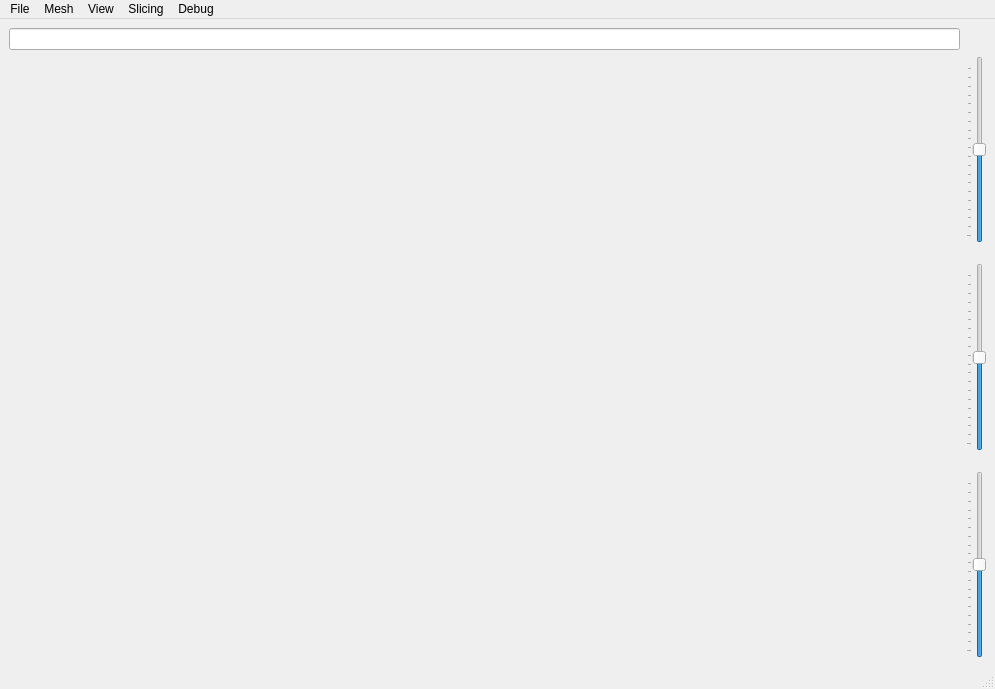
<?xml version="1.0" encoding="UTF-8"?>
<ui version="4.0">
 <class>MainWindow</class>
 <widget class="QMainWindow" name="MainWindow">
  <property name="geometry">
   <rect>
    <x>0</x>
    <y>0</y>
    <width>995</width>
    <height>689</height>
   </rect>
  </property>
  <property name="windowTitle">
   <string>MainWindow</string>
  </property>
  <widget class="QWidget" name="centralwidget">
   <property name="sizePolicy">
    <sizepolicy hsizetype="Preferred" vsizetype="Preferred">
     <horstretch>0</horstretch>
     <verstretch>0</verstretch>
    </sizepolicy>
   </property>
   <layout class="QGridLayout" name="gridLayout_2" columnstretch="2,1,0">
    <item row="1" column="2">
     <layout class="QGridLayout" name="gridLayout">
      <property name="verticalSpacing">
       <number>20</number>
      </property>
      <item row="2" column="0">
       <widget class="QSlider" name="slider_z">
        <property name="minimum">
         <number>1</number>
        </property>
        <property name="singleStep">
         <number>1</number>
        </property>
        <property name="value">
         <number>50</number>
        </property>
        <property name="orientation">
         <enum>Qt::Vertical</enum>
        </property>
        <property name="tickPosition">
         <enum>QSlider::TicksAbove</enum>
        </property>
        <property name="tickInterval">
         <number>5</number>
        </property>
       </widget>
      </item>
      <item row="0" column="0">
       <widget class="QSlider" name="slider_x">
        <property name="minimum">
         <number>1</number>
        </property>
        <property name="value">
         <number>50</number>
        </property>
        <property name="orientation">
         <enum>Qt::Vertical</enum>
        </property>
        <property name="tickPosition">
         <enum>QSlider::TicksAbove</enum>
        </property>
        <property name="tickInterval">
         <number>5</number>
        </property>
       </widget>
      </item>
      <item row="1" column="0">
       <widget class="QSlider" name="slider_y">
        <property name="minimum">
         <number>1</number>
        </property>
        <property name="singleStep">
         <number>1</number>
        </property>
        <property name="value">
         <number>50</number>
        </property>
        <property name="orientation">
         <enum>Qt::Vertical</enum>
        </property>
        <property name="tickPosition">
         <enum>QSlider::TicksAbove</enum>
        </property>
        <property name="tickInterval">
         <number>5</number>
        </property>
       </widget>
      </item>
     </layout>
    </item>
    <item row="1" column="1">
     <layout class="QGridLayout" name="slice_layout"/>
    </item>
    <item row="1" column="0">
     <layout class="QVBoxLayout" name="main_layout"/>
    </item>
    <item row="0" column="0">
     <widget class="QLineEdit" name="eit_model_name"/>
    </item>
   </layout>
  </widget>
  <widget class="QMenuBar" name="menubar">
   <property name="geometry">
    <rect>
     <x>0</x>
     <y>0</y>
     <width>995</width>
     <height>21</height>
    </rect>
   </property>
   <widget class="QMenu" name="menuFile">
    <property name="title">
     <string>File</string>
    </property>
    <addaction name="action_exit"/>
   </widget>
   <widget class="QMenu" name="menuMesh">
    <property name="title">
     <string>Mesh</string>
    </property>
    <widget class="QMenu" name="menuSlicing">
     <property name="title">
      <string>Slicing</string>
     </property>
     <addaction name="action_mesh_dynamic_slicing_x"/>
     <addaction name="action_mesh_dynamic_slicing_y"/>
     <addaction name="action_mesh_dynamic_slicing_z"/>
    </widget>
    <widget class="QMenu" name="menuColormap">
     <property name="title">
      <string>Color map</string>
     </property>
    </widget>
    <addaction name="action_mesh_reset"/>
    <addaction name="action_mesh_refresh"/>
    <addaction name="action_mesh_show_electrodes"/>
    <addaction name="menuSlicing"/>
    <addaction name="menuColormap"/>
   </widget>
   <widget class="QMenu" name="menuView">
    <property name="title">
     <string>View</string>
    </property>
    <addaction name="action_view_xy_plane"/>
    <addaction name="action_view_xz_plane"/>
    <addaction name="action_view_yz_plane"/>
    <addaction name="separator"/>
    <addaction name="action_onoff_parallel_projection"/>
    <addaction name="action_show_slice_x"/>
    <addaction name="action_show_slice_y"/>
    <addaction name="action_show_slice_z"/>
   </widget>
   <widget class="QMenu" name="menuDebug">
    <property name="title">
     <string>Debug</string>
    </property>
    <addaction name="action_new_data"/>
   </widget>
   <widget class="QMenu" name="menuSlicing_2">
    <property name="title">
     <string>Slicing</string>
    </property>
    <addaction name="action_slicing_reset_origin"/>
   </widget>
   <addaction name="menuFile"/>
   <addaction name="menuMesh"/>
   <addaction name="menuView"/>
   <addaction name="menuSlicing_2"/>
   <addaction name="menuDebug"/>
  </widget>
  <widget class="QStatusBar" name="statusbar"/>
  <action name="action_exit">
   <property name="text">
    <string>Exit</string>
   </property>
   <property name="shortcut">
    <string>Ctrl+Q</string>
   </property>
  </action>
  <action name="action_mesh_refresh">
   <property name="text">
    <string>Refresh</string>
   </property>
  </action>
  <action name="action_mesh_show_electrodes">
   <property name="text">
    <string>Show electrodes</string>
   </property>
  </action>
  <action name="action_slicing_set_slices">
   <property name="text">
    <string>Set slices</string>
   </property>
  </action>
  <action name="action_mesh_dynamic_slicing_x">
   <property name="text">
    <string>Dynamic slicing X</string>
   </property>
  </action>
  <action name="action_slicing_z_slicing">
   <property name="text">
    <string>Z slicing</string>
   </property>
  </action>
  <action name="action_new_data">
   <property name="text">
    <string>new_data</string>
   </property>
  </action>
  <action name="action_view_xy_plane">
   <property name="text">
    <string>View XY plane</string>
   </property>
  </action>
  <action name="action_view_xz_plane">
   <property name="text">
    <string>View XZ plane</string>
   </property>
  </action>
  <action name="action_view_yz_plane">
   <property name="text">
    <string>View YZ plane</string>
   </property>
  </action>
  <action name="action_onoff_parallel_projection">
   <property name="text">
    <string>Enable parallel projection</string>
   </property>
  </action>
  <action name="action_mesh_reset">
   <property name="text">
    <string>Reset</string>
   </property>
  </action>
  <action name="actionremove">
   <property name="text">
    <string>remove</string>
   </property>
  </action>
  <action name="action3_1">
   <property name="text">
    <string>3|1</string>
   </property>
  </action>
  <action name="action1">
   <property name="text">
    <string>1</string>
   </property>
  </action>
  <action name="action_show_slice_x">
   <property name="checkable">
    <bool>true</bool>
   </property>
   <property name="text">
    <string>Show slice X</string>
   </property>
  </action>
  <action name="action_show_slice_y">
   <property name="text">
    <string>Show slice Y</string>
   </property>
  </action>
  <action name="action_show_slice_z">
   <property name="text">
    <string>Show slice Z</string>
   </property>
  </action>
  <action name="action_slicing_reset_origin">
   <property name="text">
    <string>Reset slice origin</string>
   </property>
  </action>
  <action name="action_mesh_dynamic_slicing_y">
   <property name="text">
    <string>Dynamic slicing Y</string>
   </property>
  </action>
  <action name="action_mesh_dynamic_slicing_z">
   <property name="text">
    <string>Dynamic slicing Z</string>
   </property>
  </action>
  <action name="actionvir">
   <property name="text">
    <string>vir</string>
   </property>
  </action>
 </widget>
 <resources/>
 <connections/>
</ui>
